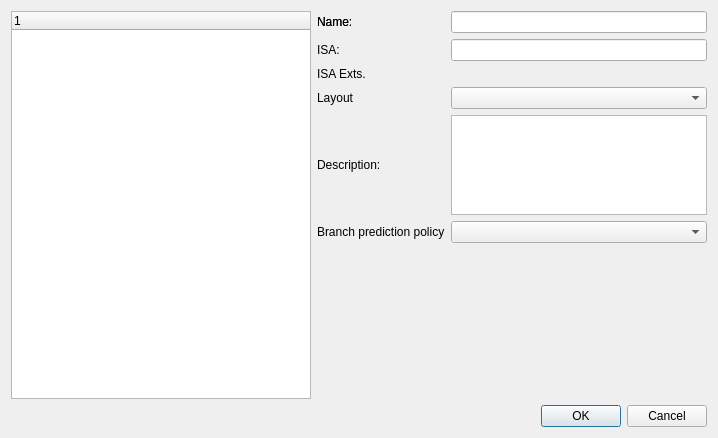
<?xml version="1.0" encoding="UTF-8"?>
<ui version="4.0">
 <class>Ripes::ProcessorSelectionDialog</class>
 <widget class="QDialog" name="Ripes::ProcessorSelectionDialog">
  <property name="geometry">
   <rect>
    <x>0</x>
    <y>0</y>
    <width>718</width>
    <height>431</height>
   </rect>
  </property>
  <property name="windowTitle">
   <string>Dialog</string>
  </property>
  <property name="modal">
   <bool>true</bool>
  </property>
  <layout class="QVBoxLayout" name="verticalLayout_4">
   <item>
    <layout class="QVBoxLayout" name="verticalLayout_3">
     <item>
      <layout class="QHBoxLayout" name="horizontalLayout" stretch="0,0">
       <item>
        <widget class="QTreeWidget" name="processors">
         <column>
          <property name="text">
           <string notr="true">1</string>
          </property>
         </column>
        </widget>
       </item>
       <item>
        <layout class="QVBoxLayout" name="infoLayout" stretch="0,2">
         <item>
          <layout class="QGridLayout" name="gridLayout">
           <item row="1" column="1">
            <widget class="QLineEdit" name="ISA">
             <property name="readOnly">
              <bool>true</bool>
             </property>
            </widget>
           </item>
           <item row="3" column="1">
            <widget class="QComboBox" name="layout"/>
           </item>
           <item row="0" column="0">
            <widget class="QLabel" name="label">
             <property name="text">
              <string>Name:</string>
             </property>
            </widget>
           </item>
           <item row="4" column="0">
            <widget class="QLabel" name="label_3">
             <property name="text">
              <string>Description:</string>
             </property>
            </widget>
           </item>
           <item row="3" column="0">
            <widget class="QLabel" name="label_4">
             <property name="text">
              <string>Layout</string>
             </property>
            </widget>
           </item>
           <item row="4" column="1">
            <widget class="QPlainTextEdit" name="description">
             <property name="sizePolicy">
              <sizepolicy hsizetype="MinimumExpanding" vsizetype="Preferred">
               <horstretch>0</horstretch>
               <verstretch>0</verstretch>
              </sizepolicy>
             </property>
             <property name="minimumSize">
              <size>
               <width>0</width>
               <height>100</height>
              </size>
             </property>
             <property name="maximumSize">
              <size>
               <width>16777215</width>
               <height>100</height>
              </size>
             </property>
             <property name="baseSize">
              <size>
               <width>0</width>
               <height>0</height>
              </size>
             </property>
             <property name="readOnly">
              <bool>true</bool>
             </property>
            </widget>
           </item>
           <item row="5" column="1">
            <widget class="QComboBox" name="Branch_prediction"/>
           </item>
           <item row="0" column="0">
            <widget class="QLabel" name="label">
             <property name="text">
              <string>Name:</string>
             </property>
            </widget>
           </item>
           <item row="5" column="0">
            <widget class="QLabel" name="label_5">
             <property name="text">
              <string>Branch prediction policy</string>
             </property>
            </widget>
           </item>
           <item row="0" column="1">
            <widget class="QLineEdit" name="name">
             <property name="readOnly">
              <bool>true</bool>
             </property>
            </widget>
           </item>
           <item row="1" column="0">
            <widget class="QLabel" name="label_2">
             <property name="text">
              <string>ISA:</string>
             </property>
            </widget>
           </item>
           <item row="2" column="0">
            <widget class="QLabel" name="label_5">
             <property name="text">
              <string>ISA Exts.</string>
             </property>
            </widget>
           </item>
           <item row="2" column="1">
            <layout class="QHBoxLayout" name="extensions"/>
           </item>
          </layout>
         </item>
         <item>
          <widget class="Ripes::RegisterInitializationWidget" name="regInitWidget" native="true">
           <property name="sizePolicy">
            <sizepolicy hsizetype="MinimumExpanding" vsizetype="Expanding">
             <horstretch>0</horstretch>
             <verstretch>2</verstretch>
            </sizepolicy>
           </property>
           <property name="minimumSize">
            <size>
             <width>0</width>
             <height>150</height>
            </size>
           </property>
          </widget>
         </item>
        </layout>
       </item>
      </layout>
     </item>
     <item>
      <layout class="QVBoxLayout" name="verticalLayout_5">
       <item>
        <widget class="QDialogButtonBox" name="buttonBox">
         <property name="standardButtons">
          <set>QDialogButtonBox::Cancel|QDialogButtonBox::Ok</set>
         </property>
        </widget>
       </item>
      </layout>
     </item>
    </layout>
   </item>
  </layout>
 </widget>
 <customwidgets>
  <customwidget>
   <class>Ripes::RegisterInitializationWidget</class>
   <extends>QWidget</extends>
   <header>registerinitializationwidget.h</header>
   <container>1</container>
  </customwidget>
 </customwidgets>
 <resources/>
 <connections/>
</ui>
